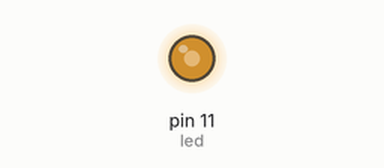
This sketch was run on a simulated Arduino Uno, built with avr-gcc and run on an emulated ATmega328P. Parts: output pins drawn as LEDs (lit = HIGH).

Above: at 0.1 s.
Timing chart, 0 to 1.6 s (numbered marks = the images above):
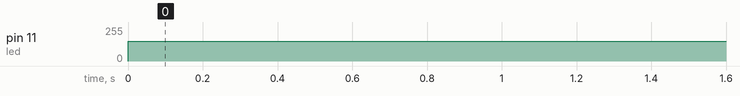

Measured:
- by itself, pin 11 (led): 0/255 → 150/255 at 0.00 s

The sketch:

sketch_03_1_pwm.ino
```cpp
/*
  Blink

*/
int led = 11;

// the setup function runs once when you press reset or power the board
void setup() {
  // initialize digital pin LED_BUILTIN as an output.
  pinMode(led, OUTPUT);

}

// the loop function runs over and over again forever
void loop() {
  analogWrite(led, 150);   // turn the LED on (HIGH is the voltage level)
  delay(10);
}
```
